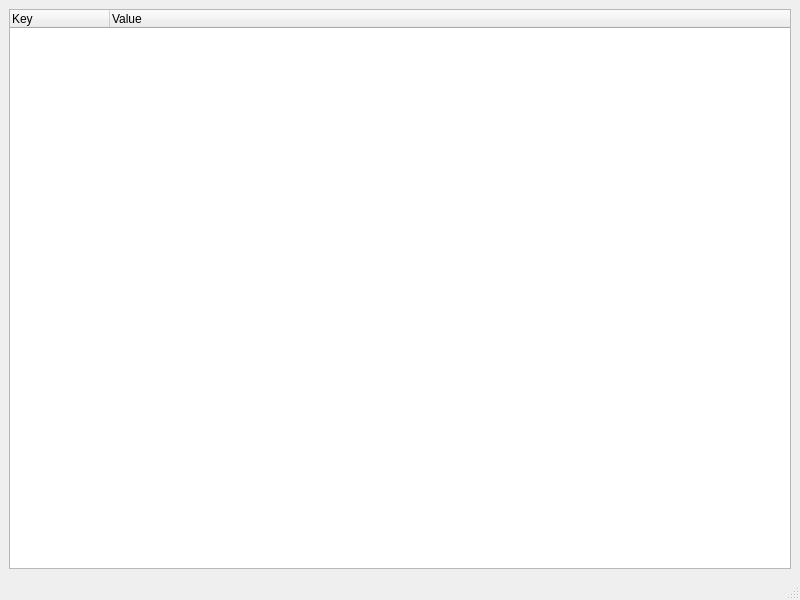
<?xml version="1.0" encoding="UTF-8"?>
<ui version="4.0">
 <class>MainWindow</class>
 <widget class="QMainWindow" name="MainWindow">
  <property name="geometry">
   <rect>
    <x>0</x>
    <y>0</y>
    <width>800</width>
    <height>600</height>
   </rect>
  </property>
  <property name="windowTitle">
   <string>Timberjack</string>
  </property>
  <widget class="QWidget" name="centralwidget">
   <layout class="QGridLayout" name="gridLayout_2">
    <item row="0" column="0">
     <widget class="QTreeWidget" name="treeWidget">
      <column>
       <property name="text">
        <string>Key</string>
       </property>
      </column>
      <column>
       <property name="text">
        <string>Value</string>
       </property>
      </column>
     </widget>
    </item>
   </layout>
  </widget>
  <widget class="QMenuBar" name="menubar">
   <property name="geometry">
    <rect>
     <x>0</x>
     <y>0</y>
     <width>800</width>
     <height>22</height>
    </rect>
   </property>
  </widget>
  <widget class="QStatusBar" name="statusbar"/>
 </widget>
 <resources/>
 <connections/>
</ui>
